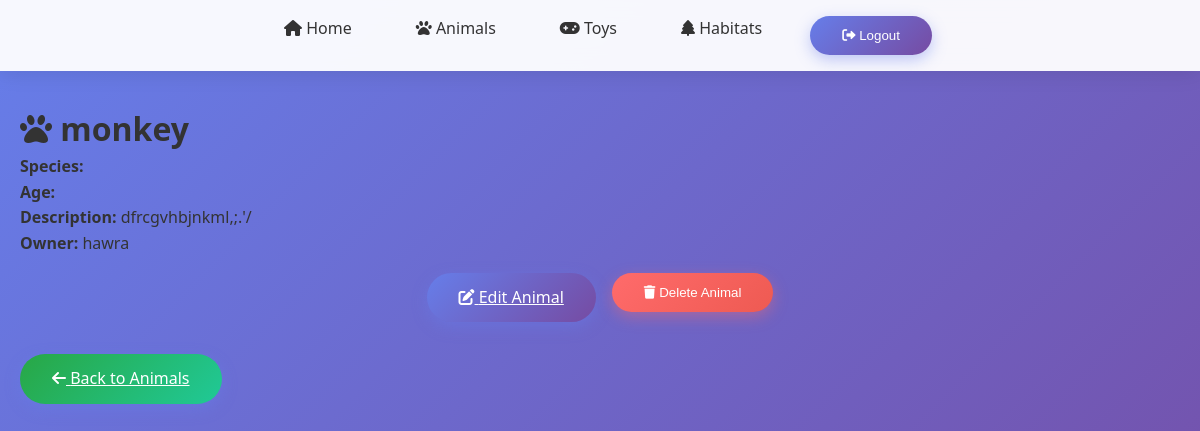
Page /animals/1/ (signed in) on the committed database.
### my_app/models.py (models this page shows, shortened)
class Animal(models.Model):
    name = models.CharField(max_length=100)
    description = models.TextField()
    owner = models.ForeignKey(User, on_delete=models.CASCADE)

### my_app/views.py (the view)
# urls.py: path('animals/<int:pk>/', views.animal_detail, name='animal_detail'),
@login_required
def animal_detail(request, pk):
    animal = get_object_or_404(Animal, pk=pk, owner=request.user)
    return render(request, "my_app/animal_detail.html", {"animal": animal})

### my_app/templates/my_app/animal_detail.html (shortened to what this page needs)
{% extends 'my_app/base.html' %}
{% block content %}
<div class="animal-detail">
  <h1><i class="fas fa-paw"></i> {{ animal.name }}</h1>
  <p><strong>Species:</strong> {{ animal.species }}</p>
  <p><strong>Age:</strong> {{ animal.age }}</p>
  {% if animal.description %}
    <p><strong>Description:</strong> {{ animal.description }}</p>
  {% endif %}
  <p><strong>Owner:</strong> {{ animal.owner.username }}</p>
  <div class="btn-group">
    <a href="{% url 'animal_update' animal.pk %}" class="btn">
      <i class="fas fa-edit"></i> Edit Animal
    </a>
    <form method="post" action="{% url 'animal_delete' animal.pk %}" style="display: inline;">
      <button type="submit" class="btn btn-danger" onclick="return confirm('Are you sure you want to delete {{ animal.name }}?')">
        <i class="fas fa-trash"></i> Delete Animal
      </button>
    </form>
  </div>
  <div style="margin-top: 2rem;">
    <a href="{% url 'animal_index' %}" class="btn" style="background: linear-gradient(135deg, #28a745, #20c997);">
      <i class="fas fa-arrow-left"></i> Back to Animals
    </a>
  </div>
</div>
{% endblock %}

### my_app/templates/my_app/base.html (style rules this page uses)
* { margin: 0; padding: 0; box-sizing: border-box; }
body { font-family: 'Segoe UI', Tahoma, Geneva, Verdana, sans-serif; line-height: 1.6; color: #333; background: linear-gradient(135deg, #667eea 0%, #764ba2 100%); min-height: 100vh; }
form { display: flex; flex-direction: column; gap: 1rem; }
.btn { display: inline-block; background: linear-gradient(135deg, #667eea, #764ba2); color: white; padding: 0.75rem 2rem; border-radius: 25px; font-weight: 500; transition: all 0.3s ease; border: none; cursor: pointer; box-shadow: 0 5px 15px rgba(102,126,234,0.4); }
.btn-danger { background: linear-gradient(135deg, #ff6b6b, #ee5a52); box-shadow: 0 5px 15px rgba(255,107,107,0.4); }
.btn-group { display: flex; gap: 1rem; justify-content: center; margin-top: 1rem; }

### rows in the picture
Animal: name "monkey", description "dfrcgvhbjnkml,;.'/", owner.username "hawra"
